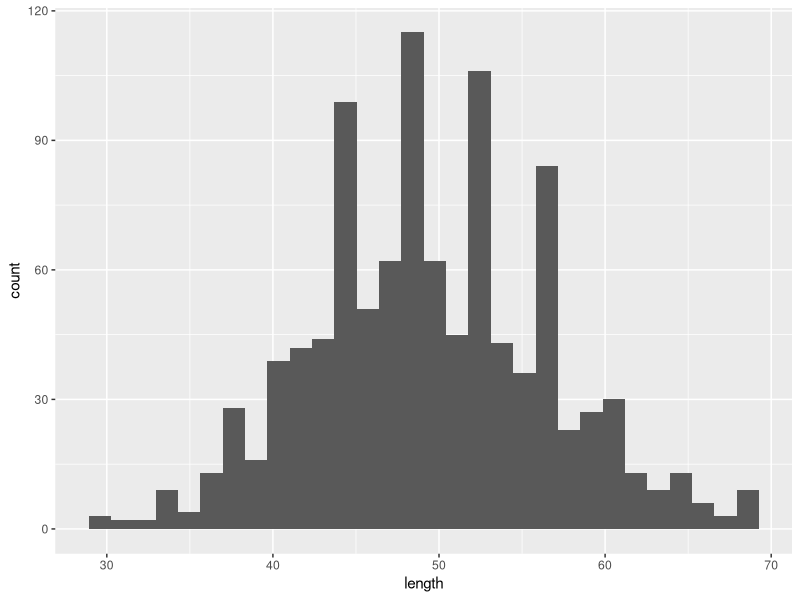
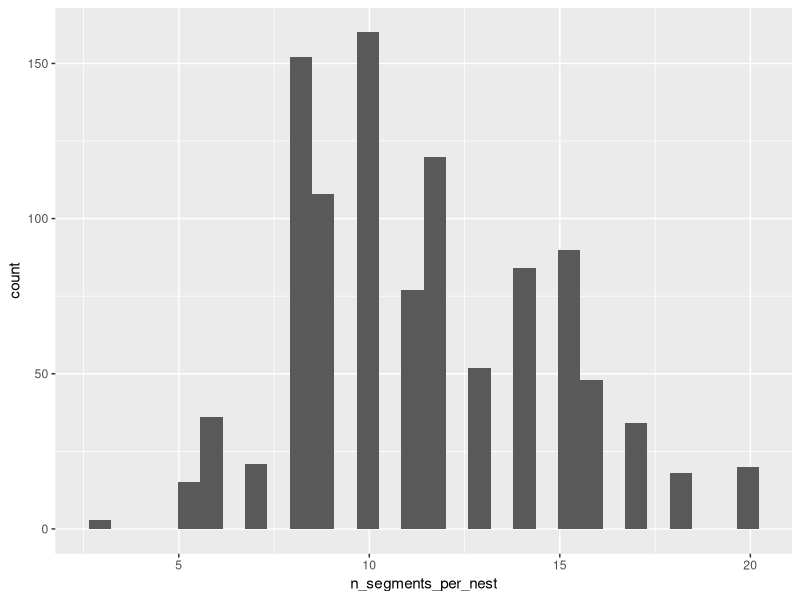
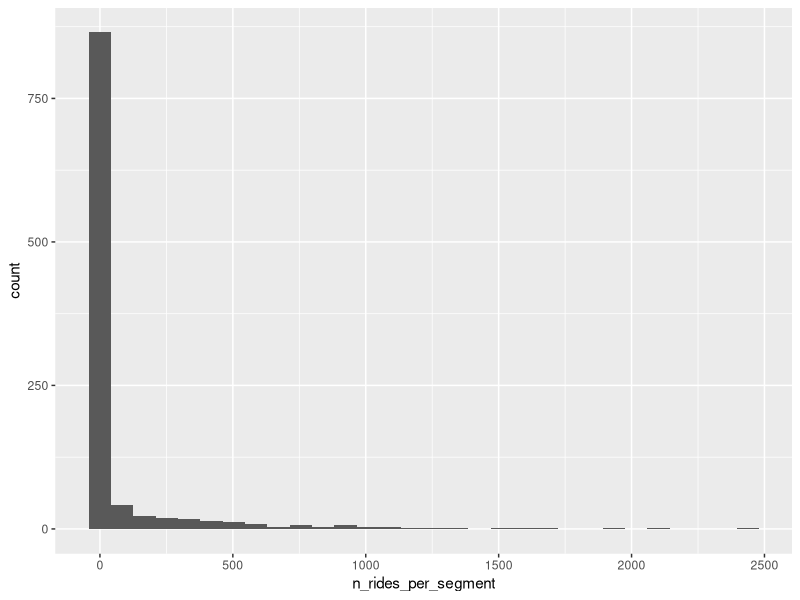

Reproduce these figures in R, in order. (Note: this script raises an error after producing the figures.)
library(tidyverse)
library(truncnorm)
n=100
x=1:n
df=as_tibble(x) %>%
  mutate(nest_id = row_number(),
         n_segments_per_nest = rpois(n=n(), lambda = 10),
         e  = rbinom(n=n(), size=1, prob=.2 )) %>%  #binary exposure variable, nest level
         
  uncount(n_segments_per_nest,
          .remove=FALSE)  %>% 
  mutate(segment_id = row_number(),
         length = rpois(n=n(), lambda = 50),
         n_rides_per_segment = as.integer(
                                      rtruncnorm(
                                          n=n(), a=0,   #truncated at zero
                                              mean = .5*(1/n)*nest_id, 
                                              sd = 10+10*e*nest_id
                                                )
                                          )
   )
     
View(df)                

df_uncount = df %>% uncount(n_rides_per_segment, .remove=FALSE) %>% mutate(obs_id = row_number())
ggplot(df, aes(length)) + geom_histogram()
ggplot(df, aes(n_segments_per_nest)) + geom_histogram()
ggplot(df, aes( n_rides_per_segment)) + geom_histogram()

#Now, I want to bootstrap this - test a multi-level bootstrap
#n for nested
boot_sim_n <-function(s_id_val) {
  boot_s = df_uncount %>%
    group_by(nest_id) %>%
    sample_frac(size=.5,  replace=TRUE) %>%
    group_by(e) %>%
    summarise(dist = sum(length))

  bd_s_e1= boot_s %>% filter(e==1) %>% dplyr::select(dist) %>% pull() %>% as_tibble()
  bd_s_e0= boot_s %>% filter(e==0) %>% dplyr::select(dist) %>% pull() %>% as_tibble()
  
  bd_s_ratio = bd_s_e1/bd_s_e0
  

  #I want all three measures in one row
  bd_s_n_ratio_tibble = as_tibble(bd_s_ratio) %>%
    bind_cols(bd_s_e1) %>%
    bind_cols(bd_s_e0) %>%
    dplyr::rename(ratio=value, e1=value1, e0=value2 ) %>%
    mutate(s_id=s_id_val)
  
  return(bd_s_n_ratio_tibble)
  
}

#check to make sure it's samplig 0.5 from every nest_id
boot_s %>% group_by(nest_id) %>% summarise(n=n())
df %>% group_by(nest_id) %>% summarise(n_rides = sum(n_rides_per_segment))

#yes, it is.
nreps = 10
nreps_list <-seq(1, nreps, by =1)
boot_sim_n_df = nreps_list %>% map_dfr(boot_sim_n) 
View(boot_sim_n_df)
options(scipen = 999)
var(boot_sim_n_df$ratio)
